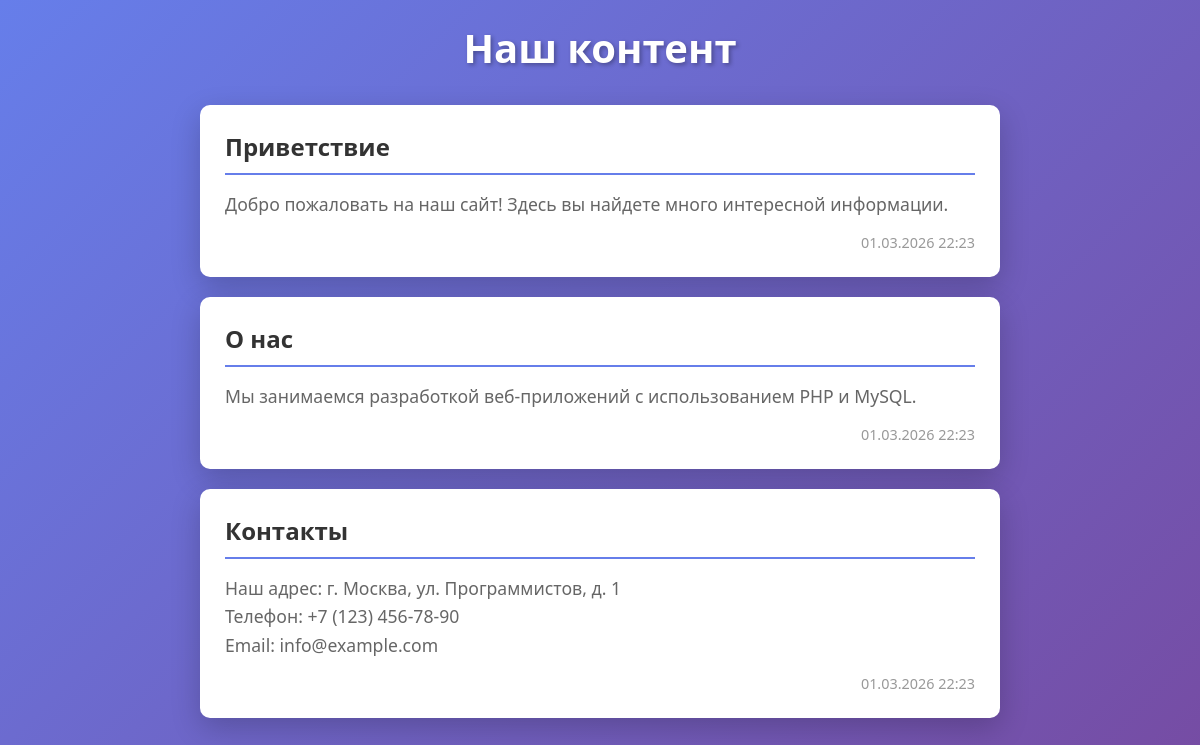
The app's page /Database/Text_content/index.php with its own data.
### tables this page shows
CREATE TABLE `text_content` (
  `id` int(11) NOT NULL,
  `title` varchar(255) NOT NULL,
  `content` text NOT NULL,
  `created_at` timestamp NOT NULL DEFAULT current_timestamp()
);

### Database/Text_content/index.php (the view, shortened to what this page needs)
<!DOCTYPE html>
<html lang="ru">
<head>
</head>
<body>
    <div class="container">
        <h1>Наш контент</h1>
        <?php
require_once 'config.php';
try {
    $result = $conn->query("SELECT * FROM text_content ORDER BY created_at DESC");
    if ($result->num_rows > 0) {
        while ($item = $result->fetch_assoc()) {
            echo '<div class="content-card">';
            echo '<h2 class="content-title">' . htmlspecialchars($item['title']) . '</h2>';
            echo '<div class="content-text">' . nl2br(htmlspecialchars($item['content'])) . '</div>';
            echo '<div class="content-date"> ' . date('d.m.Y H:i', strtotime($item['created_at'])) . '</div>';
            echo '</div>';
        }
    } else {
        echo '<div class="no-content"> Пока нет контента в базе данных</div>';
    }
} catch(Exception $e) {
    echo '<div class="no-content" style="background: #ff6b6b;"> Ошибка базы данных: ' . $e->getMessage() . '</div>';
}
?>
    </div>
</body>
</html>

### Database/Text_content/index.php (style rules this page uses)
* { margin: 0; padding: 0; box-sizing: border-box; }
body { font-family: 'Segoe UI', Tahoma, Geneva, Verdana, sans-serif; background: linear-gradient(135deg, #667eea 0%, #764ba2 100%); min-height: 100vh; padding: 20px; }
.container { max-width: 800px; margin: 0 auto; }
h1 { text-align: center; color: white; margin-bottom: 30px; font-size: 2.5em; text-shadow: 2px 2px 4px rgba(0,0,0,0.3); }
.content-card { background: white; border-radius: 10px; padding: 25px; margin-bottom: 20px; box-shadow: 0 10px 30px rgba(0,0,0,0.2); transition: transform 0.3s ease; }
.content-title { color: #333; margin-bottom: 15px; font-size: 1.5em; border-bottom: 2px solid #667eea; padding-bottom: 10px; }
.content-text { color: #666; line-height: 1.6; font-size: 1.1em; }
.content-date { margin-top: 15px; color: #999; font-size: 0.9em; text-align: right; }

### records on screen
text_content: title "Приветствие", content "Добро пожаловать на наш сайт! Здесь вы найдете много интересной информации.", created_at "01.03.2026 22:23"
text_content: title "О нас", content "Мы занимаемся разработкой веб-приложений с использованием PHP и MySQL.", created_at "01.03.2026 22:23"
text_content: title "Контакты", content "Наш адрес: г. Москва, ул. Программистов, д. 1 Телефон: +7 (123) 456-78-90 Email: info@example.com", created_at "01.03.2026 22:23"
